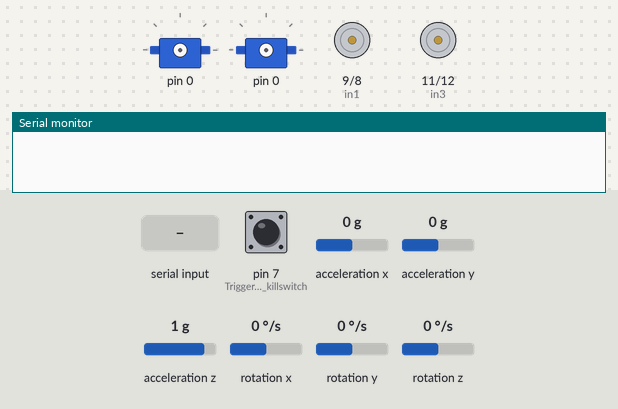
A sketch run on a simulated Arduino Uno, built with avr-gcc and run on an emulated ATmega328P. On the bench: 2 × servo, motor-driver pin pairs drawn as motors (green arrow = first pin HIGH = forward, orange = second pin HIGH = backward, longer = more drive, scaled by the enable pin), the last lines printed to the serial monitor. Wiring (inferred from the names in the program): MPU-6050 motion sensor at I2C address 0x68. The test bench sets the inputs (shaded band); at power-on: pin 7 (Trigger_frmo_killswitch) LOW, acceleration x 0 g, acceleration y 0 g, acceleration z 1 g, rotation x 0 °/s, rotation y 0 °/s, rotation z 0 °/s. The board resets itself during the run and starts again.

Above: at 1.2 s.
1.3 s: "bp:\n" received over Serial
At 6.2 s:
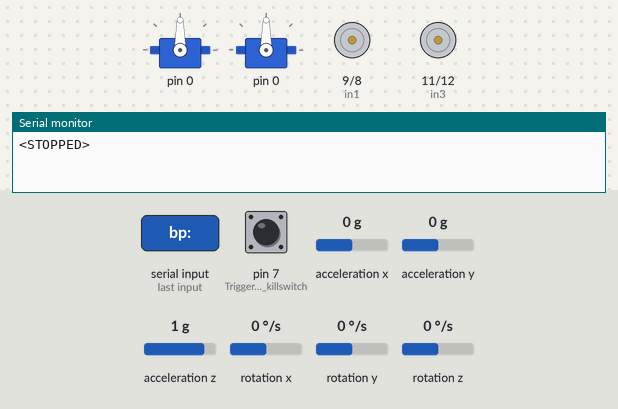
6.9 s: "w0:90\n" received over Serial
At 7.7 s:
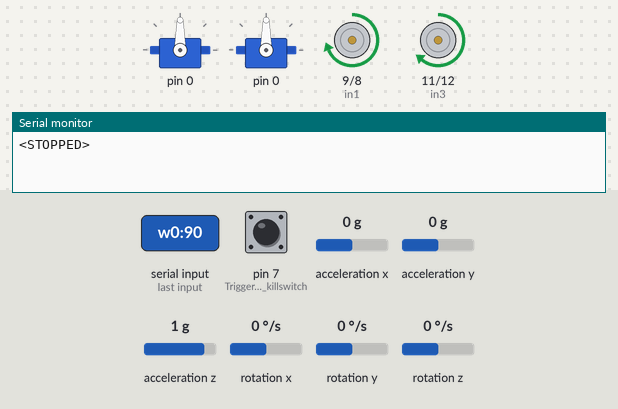
9.9 s: pin 7 (Trigger_frmo_killswitch) pulled HIGH for 0.15 s
At 10.6 s:
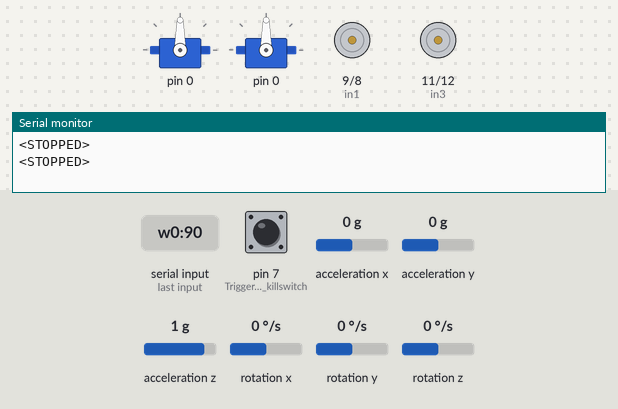
11.5 s: "r0:90\n" received over Serial
At 12.5 s:
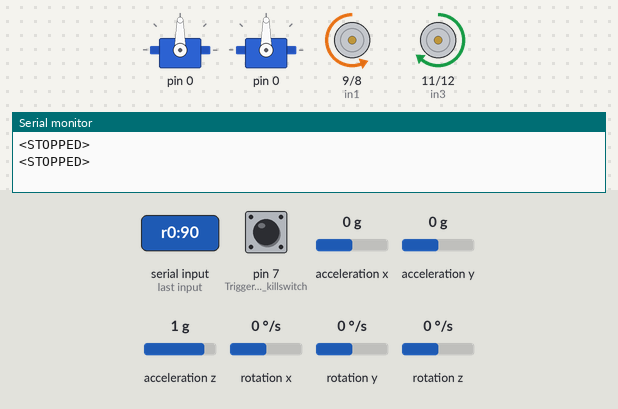
Timing chart, 0 to 20.6 s (numbered marks = the images above; inputs shaded):
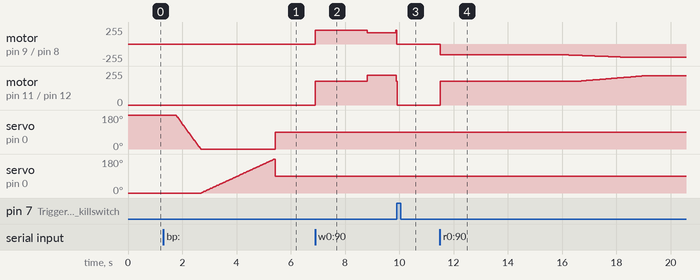

Measured:
- after the input at 1.3 s, servo on pin 0: rises from 0° to 180° in 2.7 s, then falls to 90° in 0.03 s
- after the input at 6.9 s, motor on pin 9 (in1) / pin 8 (in2): stopped → forward 210/255 at once, → forward 170/255 1.9 s later, → forward 210/255 1.1 s later; motor on pin 11 (in3) / pin 12 (in4): stopped → forward 180/255 at once, → forward 225/255 1.9 s later, → forward 180/255 1.1 s later
- after the input at 9.9 s, motor on pin 9 (in1) / pin 8 (in2): forward 210/255 → stopped at once; motor on pin 11 (in3) / pin 12 (in4): forward 180/255 → stopped at once
- after the input at 11.5 s, motor on pin 9 (in1) / pin 8 (in2): moves from stopped to backward 200/255 over 7.0 s, starting at once; motor on pin 11 (in3) / pin 12 (in4): moves from stopped to forward 220/255 over 7.6 s, starting at once

The sketch:

M3_Rev4_Final.ino
```cpp
#define QUEUE_MAX_SIZE 100
#include <avr/wdt.h>  // Include the watchdog library

// Queue structure
struct Queue {
    String data[QUEUE_MAX_SIZE]; // Array to hold queue elements
    int front;                   // Index of the front element
    int rear;                    // Index of the rear element
    int count;                   // Number of elements in the queue
};

// Initialize an empty queue
Queue commandQueue = { {}, 0, 0, 0 };

// Function to add an element to the queue
// bool enqueue(Queue &q, String element) {
//     if (q.count == QUEUE_MAX_SIZE) {
//         Serial.println("Queue is full!");
//         return false;
//     }
//     q.data[q.rear] = element;
//     q.rear = (q.rear + 1) % QUEUE_MAX_SIZE;
//     q.count++;
//     return true;
// }
bool enqueue(Queue &q, String element) {
    if (q.count == QUEUE_MAX_SIZE) {
        // Drop the oldest command
        Serial.println("Queue is full, dropping oldest command.");
        dequeue(q); // Remove the oldest element
    }
    q.data[q.rear] = element;
    q.rear = (q.rear + 1) % QUEUE_MAX_SIZE;
    q.count++;
    return true;
}

// Function to remove an element from the queue
String dequeue(Queue &q) {
    if (q.count == 0) {
        Serial.println("Queue is empty!");
        return "";
    }
    String element = q.data[q.front];
    q.front = (q.front + 1) % QUEUE_MAX_SIZE;
    q.count--;
    return element;
}

// Function to check if the queue is empty
bool isQueueEmpty(Queue &q) {
    return q.count == 0;
}

// Flags and timing variables
bool isExecutingCommand = false;
unsigned long commandStartTime = 0;
unsigned long driveDuration = 0;
//String receivedData = "";

// Motor Pin Definitions
int enA = 5, in1 = 9, in2 = 8; // RIGHT
int enB = 10, in3 = 11, in4 = 12; // LEFT

// Sensor data placeholders
float leftDistance = 0;
float rightDistance = 0;
float Min_Distance = 0;
const float Single_Wall_Threshold = 3.0; // Target distance from wall
// const float alignmentThreshold = 0; // Alignment error threshold in inches, prev. 0.5
const float kp_alignment = 10;     //   // PID tuning parameter for alignment
const float kd_alignment = 0.32;
const float ki_alignment = 0.25; // old was 0.25
// PWM limits for motors
const int FMIN_PWM_RIGHT = 170, FMAX_PWM_RIGHT = 210;
const int FMIN_PWM_LEFT = 180, FMAX_PWM_LEFT = 225; // befpre it was 170 and 200 // next chang drop by 20

float targetAngle = 0;

float threshold = 1.0;               // Rotation threshold in degrees for when to stop
// float Single_Wall_Threshold = 2.3;
float Sign_Indicator = 0;

#include <Wire.h>
const int MPU = 0x68; // MPU6050 I2C address
float AccX, AccY, AccZ;
float GyroX, GyroY, GyroZ;
float accAngleX, accAngleY, gyroAngleX, gyroAngleY, gyroAngleZ;
float roll, pitch, yaw;
float AccErrorX, AccErrorY, GyroErrorX, GyroErrorY, GyroErrorZ;
float elapsedTime, currentTime, previousTime;
int c = 0;

#include <Servo.h>

Servo Servo1; // First servo for main functionality (bucket)
Servo Servo2; // Second servo for sweeper
int servoPin1 = 3; // Digital pin for first servo (bucket)
int servoPin2 = 6; // Digital pin for second servo (sweeper)

bool sweeping = false; // Flag to track if sweeping is active
int sweepStartAngle = 180; // Start angle for sweeper
int sweepAngle = 180; // Current sweep angle
int sweepDirection = -1; // 1 for increasing, -1 for decreasing
String Bucket_Action = "";
String Current_Step = "";

// Debugging flag
#define DEBUG 0
#if DEBUG
    #define DEBUG_PRINT(x) Serial.println(x)
#else
    #define DEBUG_PRINT(x)
#endif

//QUEUE RESETTING LOGIC
unsigned long lastResetTime = 0; // Track the last reset time
const unsigned long resetInterval = 20000; // Reset every 20 seconds

void resetQueue(Queue &q) {
    for (int i = 0; i < QUEUE_MAX_SIZE; i++) {
        q.data[i] = ""; // Clear all elements
    }
    q.front = 0;
    q.rear = 0;
    q.count = 0;
    Serial.println("Queue has been reset.");
}

void setup() {
    // Motor pin setup
    pinMode(enA, OUTPUT);
    pinMode(in1, OUTPUT);
    pinMode(in2, OUTPUT);
    pinMode(enB, OUTPUT);
    pinMode(in3, OUTPUT);
    pinMode(in4, OUTPUT);
    pinMode(7, INPUT);    // Trigger frmo killswitch

    // Initialize I2C for MPU6050
    Wire.begin();
    Wire.beginTransmission(MPU);
    Wire.write(0x6B);
    Wire.write(0); // Wake up MPU6050
    Wire.endTransmission(true);

    // Serial communication setup
    Serial.begin(115200); // Communication with Mega
}

void loop() {
    // Check for incoming data from the Mega
    if (millis() - lastResetTime > resetInterval) {
      resetQueue(commandQueue);

    lastResetTime = millis();
    }
    if (Serial.available()) {
        String receivedData = Serial.readStringUntil('\n');
        if (receivedData.startsWith("L:")) {
            // Process ultrasonic data continuously
            // processSensorData(receivedData);
            processAndSendFeedback(receivedData);
        } else {
            // Add drive commands to the queue
            if (!enqueue(commandQueue, receivedData)) {
                DEBUG_PRINT("Failed to enqueue command!");
            }
        }
    }

    // Execute commands from the queue if no command is active
    if (!isExecutingCommand && !isQueueEmpty(commandQueue)) {
        String nextCommand = dequeue(commandQueue);
        executeCommand(nextCommand);
    }

    // Continue executing the current command if active
    if (isExecutingCommand) {
      if (Current_Step == "w0") {
        executeDriveForward();
      }

      else if (Current_Step == "r0") {
        executeDriveRotate();
      }

      else if (Current_Step == "bp") {
        executeBucketMotion();
      }

    // // Periodically send feedback to Mega
    // sendFeedbackToMega();
}}

// NEW ARDUINO UNO AND DRIVE:
void processAndSendFeedback(String data) {
    // Parse incoming data
    // ARDUINO MEGA INPUT AT A FREQUENCY OF 50MS "L:XX.XX,R:XX.XX"
    int leftIndex = data.indexOf("L:");
    int rightIndex = data.indexOf("R:");

    if (leftIndex != -1 && rightIndex != -1) {
        leftDistance = data.substring(leftIndex + 2, rightIndex).toFloat();
        rightDistance = data.substring(rightIndex + 2).toFloat();

        // Debug: Log parsed data
        DEBUG_PRINT("Received Data: " + data);
        DEBUG_PRINT("Parsed Left Distance: " + String(leftDistance) + ", Right Distance: " + String(rightDistance));

        // Send feedback immediately
        String feedback = "Left:" + String(leftDistance) + ", Right:" + String(rightDistance);
        Serial.println("<" + feedback + ">");

        // Debug: Log feedback
        DEBUG_PRINT("Feedback Sent: " + feedback);
    } else {
        // Debug: Log invalid data
        DEBUG_PRINT("Invalid Data Received: " + data);
    }
}

// Function to start executing a drive command
void executeCommand(String cmd) {
    isExecutingCommand = true;
    commandStartTime = millis();

    if (cmd.startsWith("w0:")) {
        float distance = cmd.substring(3).toFloat();
        driveDuration = (distance / 10.0) * 1000;
        Current_Step = "w0";
    }
    //// ADD other if statements for R0, B0, S0

    else if (cmd.startsWith("r0:")) {
        // float targetAngle = cmd.substring(3).toFloat();
        targetAngle = cmd.substring(3).toDouble();
        Current_Step = "r0";
    }

    else if (cmd.startsWith("bp:")) {
      float action = cmd.substring(3).toFloat();
      Current_Step = "bp";
      if (action == 0)  {
        Bucket_Action = "L";
      }
      else if (action == 1) {
        Bucket_Action = "R";
    }
    }
    else {
        Serial.println("Invalid Command");
        isExecutingCommand = false;
    }
}

// We keep before
int LeftalignmentIntegral = 0;
int RightalignmentIntegral = 0;

static float previousLeftAlignmentError = 0;
static float previousRightAlignmentError = 0;
static unsigned long lastUpdateTime = 0;
float LeftalignmentError = 0;
float RightalignmentError = 0;
// REV 1 ONLY LEFT WORKS
void executeDriveForward() {
    int pwmRight = 0;
    int pwmLeft = 0;

    if ((millis() - commandStartTime < driveDuration) && digitalRead(7) == LOW) {
        // Determine alignment error based on the closer wall
        // if (leftDistance < rightDistance) { // Follow left wall
        //     alignmentError = leftDistance - Single_Wall_Threshold;
        // } else { // Follow right wall
        //     alignmentError = rightDistance - Single_Wall_Threshold;
        // }

        if (leftDistance > 10 && rightDistance > 10) {
          pwmRight = 180;
          pwmLeft = 200;
        }

        else {

        LeftalignmentError = leftDistance - Single_Wall_Threshold;
        RightalignmentError = rightDistance - Single_Wall_Threshold;

        // Serial.println("< Alignment Error: " + String(alignmentError) + ">");

        unsigned long currentTime = millis();
        float deltaTime = (currentTime - lastUpdateTime) / 1000.0; // Convert to seconds

        // Calculate derivative term

        float LeftalignmentDerivative = 0;
        float RightalignmentDerivative = 0;
        if (deltaTime > 0) {

            LeftalignmentDerivative = (LeftalignmentError - previousLeftAlignmentError) / deltaTime;
            RightalignmentDerivative = (RightalignmentError - previousRightAlignmentError) / deltaTime;
        }

        // Calculate integral term (accumulating error over time)
        LeftalignmentIntegral += LeftalignmentError * deltaTime;
        RightalignmentIntegral += RightalignmentError * deltaTime;

        // if (LeftalignmentIntegral > 4 || RightalignmentIntegral > 4) {
        //     LeftalignmentIntegral = 0;
        //     RightalignmentIntegral = 0;
        // }
        // Calculate alignment correction

        float LeftalignmentCorrection = kp_alignment * LeftalignmentError
                                     + kd_alignment * LeftalignmentDerivative
                                     + ki_alignment * LeftalignmentIntegral;

        float RightalignmentCorrection = kp_alignment * RightalignmentError
                                     + kd_alignment * RightalignmentDerivative
                                     + ki_alignment * RightalignmentIntegral;

        // Wall-following logic
        if ((leftDistance - rightDistance) < 0) { // closer to left wall and minimum is left + alignment threshold
            // Following left wall

            if (LeftalignmentError > 0) { // Veer left  Too far from wall, shift left (correction is +ve)
                pwmRight = constrain(((FMAX_PWM_RIGHT + FMIN_PWM_RIGHT) / 2) + LeftalignmentCorrection, FMIN_PWM_RIGHT, FMAX_PWM_RIGHT);
                pwmLeft = constrain(((FMAX_PWM_LEFT + FMIN_PWM_LEFT) / 2) - LeftalignmentCorrection, FMIN_PWM_LEFT, FMAX_PWM_LEFT);
            } else if (LeftalignmentError < 0) { // Veer right
                pwmRight = constrain(((FMAX_PWM_RIGHT + FMIN_PWM_RIGHT) / 2) + LeftalignmentCorrection, FMIN_PWM_RIGHT, FMAX_PWM_RIGHT);
                pwmLeft = constrain(((FMAX_PWM_LEFT + FMIN_PWM_LEFT) / 2) - LeftalignmentCorrection, FMIN_PWM_LEFT, FMAX_PWM_LEFT);
            }

        }
        else { // Following right wall and right distance

            if (RightalignmentError > 0) { // Veer right
                pwmRight = constrain(((FMAX_PWM_RIGHT + FMIN_PWM_RIGHT) / 2) - RightalignmentCorrection, FMIN_PWM_RIGHT, FMAX_PWM_RIGHT);
                pwmLeft = constrain(((FMAX_PWM_LEFT + FMIN_PWM_LEFT) / 2) + RightalignmentCorrection, FMIN_PWM_LEFT, FMAX_PWM_LEFT);
            } else if (RightalignmentError < 0) { // Veer left
                pwmRight = constrain(((FMAX_PWM_RIGHT + FMIN_PWM_RIGHT) / 2) - RightalignmentCorrection, FMIN_PWM_RIGHT, FMAX_PWM_RIGHT);
                pwmLeft = constrain(((FMAX_PWM_LEFT + FMIN_PWM_LEFT) / 2) + RightalignmentCorrection, FMIN_PWM_LEFT, FMAX_PWM_LEFT);
            }

        }
        }
        // Drive motors
        driveMotors(pwmRight, pwmLeft);

        // Update for next iteration
        previousLeftAlignmentError = LeftalignmentError;
        previousRightAlignmentError = RightalignmentError;
        lastUpdateTime = currentTime;
    } else {
        stopMotors();
        delay(50);
        isExecutingCommand = false;
        previousLeftAlignmentError = 0;
        previousRightAlignmentError = 0;
        LeftalignmentIntegral = 0;
        RightalignmentIntegral = 0;
        wdt_enable(WDTO_15MS);  // Set the watchdog timer to reset in 15ms
        while (true)  {
        }
    }
}

float Rotate_Count = 0;
float targetRoll = 0;
float initialRoll = 0;
void executeDriveRotate() {
    const float Kp_left = 1.05;  // Proportional gain for left motor // best so far was 1.08, 220 left max
    const float Kp_right = 1.0; // Proportional gain for right motor
    const int MIN_PWM_RIGHT = 160;
    const int MAX_PWM_RIGHT = 200;
    const int MIN_PWM_LEFT = 180;
    const int MAX_PWM_LEFT = 220;
    const float threshold = 0.5; // Error threshold for stopping rotation

    if (Rotate_Count == 0)  {
      // Reset the gyroscope baseline
      readGyroData();
      initialRoll = roll;
      targetRoll = initialRoll + targetAngle;
      Rotate_Count += 1;
    }

    // Rotate the robot
    if (abs(targetRoll - roll) > threshold) {
        readGyroData(); // Continuously update roll
        float error = targetRoll - roll;

        // unsigned long currentTime = millis();
        // float deltaTime = (currentTime - lastUpdateTime) / 1000.0; // Convert to seconds

        // if (deltaTime > 0) {
        //     RotationDerivative = (error - previouserror) / deltaTime;
        // }
        // float Rotation_Correction =
        // Calculate PWM using proportional control
        int PWM_right = constrain(Kp_right * abs(error), MIN_PWM_RIGHT, MAX_PWM_RIGHT);
        int PWM_left = constrain(Kp_left * abs(error), MIN_PWM_LEFT, MAX_PWM_LEFT);

        int direction = (error > 0) ? 1 : -1; // Determine CW or CCW rotation
        digitalWrite(in1, direction > 0 ? LOW : HIGH);
        digitalWrite(in2, direction > 0 ? HIGH : LOW);
        analogWrite(enA, PWM_right);
        digitalWrite(in3, direction > 0 ? HIGH : LOW);
        digitalWrite(in4, direction > 0 ? LOW : HIGH);
        analogWrite(enB, PWM_left);

        delay(10); // Allow time for sensor readings
    }
    else {
      // Stop the motors
      stopMotors();
      isExecutingCommand = false;
      Rotate_Count = 0;
}}

void readGyroData() {
    Wire.beginTransmission(MPU);
    Wire.write(0x3B);
    Wire.endTransmission(false);
    Wire.requestFrom(MPU, 6, true);
    AccX = (Wire.read() << 8 | Wire.read()) / 16384.0;
    AccY = (Wire.read() << 8 | Wire.read()) / 16384.0;
    AccZ = (Wire.read() << 8 | Wire.read()) / 16384.0;

    accAngleX = (atan(AccY / sqrt(pow(AccX, 2) + pow(AccZ, 2))) * 180 / PI) - 2.96;

    previousTime = currentTime;
    currentTime = millis();
    elapsedTime = (currentTime - previousTime) / 1000;

    Wire.beginTransmission(MPU);
    Wire.write(0x43);
    Wire.endTransmission(false);
    Wire.requestFrom(MPU, 6, true);
    GyroX = (Wire.read() << 8 | Wire.read()) / 131.0;

    GyroX = GyroX - 16.65;
    gyroAngleX = gyroAngleX + GyroX * elapsedTime;
    roll = 0.95 * gyroAngleX + 0.05 * accAngleX;
}

// Function to drive motors with specified PWM
void driveMotors(int pwmRight, int pwmLeft) {
    analogWrite(enA, pwmRight);
    analogWrite(enB, pwmLeft);
    digitalWrite(in1, HIGH);
    digitalWrite(in2, LOW);
    digitalWrite(in3, HIGH);
    digitalWrite(in4, LOW);
}

// Function to stop all motors
void stopMotors() {
    analogWrite(enA, 0);
    delay(20);
    analogWrite(enB, 0);
    digitalWrite(in1, LOW);
    digitalWrite(in2, LOW);
    digitalWrite(in3, LOW);
    digitalWrite(in4, LOW);
    Serial.println("<STOPPED>");
}

void executeBucketMotion() {
  if (Bucket_Action == "L") {  // Move first servo to 0 degrees
    if (!Servo1.attached()) Servo1.attach(servoPin1); // Attach Servo1 if not attached
    for (int pos = 270; pos >= 0; pos--) {
        Servo1.write(pos);
        delay(5);  // Adjust the delay to control speed
        // sweeping = true;
        // sweepStartAngle = 0; // Set starting position for sweeper
        // sweepAngle = sweepStartAngle; // Reset sweep angle to start
        // sweepDirection = 1; // Sweep upward to 180°
    }
    Servo1.detach(); // Detach Servo1 to save power
    if (!Servo2.attached()) Servo2.attach(servoPin2); // Attach Servo2 if not attached
    // Move the sweeper from 180° to 0° (downward)
    for (int pos = 0; pos <= 180; pos++) {
        Servo2.write(pos);  // Rotate the sweeper servo
        delay(15);  // Adjust delay for sweeping speed (slower speed)
    }
    Servo2.detach(); // Detach Servo2 to save power
}
else if (Bucket_Action == "R") {  // Move sweeper first, then move bucket
    if (!Servo2.attached()) {
        Servo2.attach(servoPin2); // Attach the sweeper servo if not already attached
    }
    // Move the sweeper from 180° to 0° (downward)
    for (int pos = 180; pos >= 0; pos--) {
        Servo2.write(pos);  // Rotate the sweeper servo
        delay(15);  // Adjust delay for sweeping speed (slower speed)
    }

    if (!Servo1.attached()) {
        Servo1.attach(servoPin1); // Attach the bucket servo if not already attached
    }

    // Move the bucket from 0° to 270° (upward)
    for (int pos = 0; pos <= 180; pos++) {
        Servo1.write(pos);  // Rotate the bucket servo
        delay(15);  // Adjust delay for bucket speed (slower speed)
    }

    // After both movements are complete, detach the servos to save power
    Servo2.detach();  // Detach sweeper servo
    Servo1.detach();  // Detach bucket servo
} else if (Bucket_Action == "STOP") {  // Stop sweeping
    if (Servo2.attached()) {
        Servo2.detach(); // Detach Servo2 to save power
    }
}
isExecutingCommand = false;
Serial.println("<STOPPED>");
wdt_enable(WDTO_15MS);  // Set the watchdog timer to reset in 15ms
while (true)  {
}
}
```
